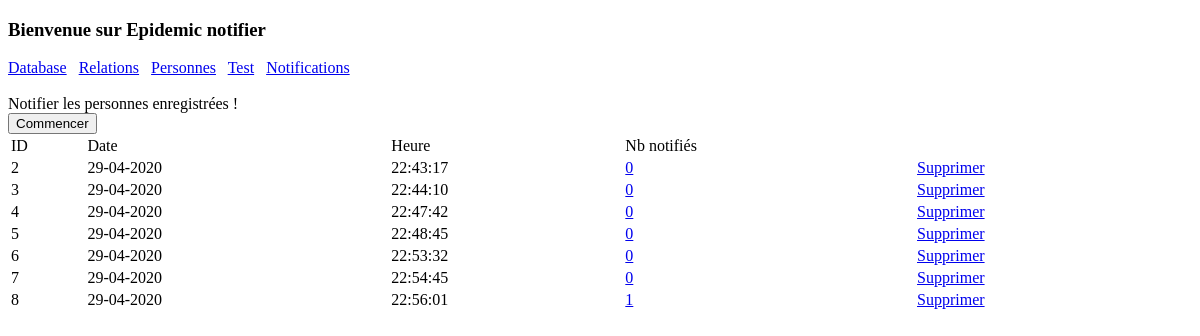
The page /notifications on the database as committed earlier.
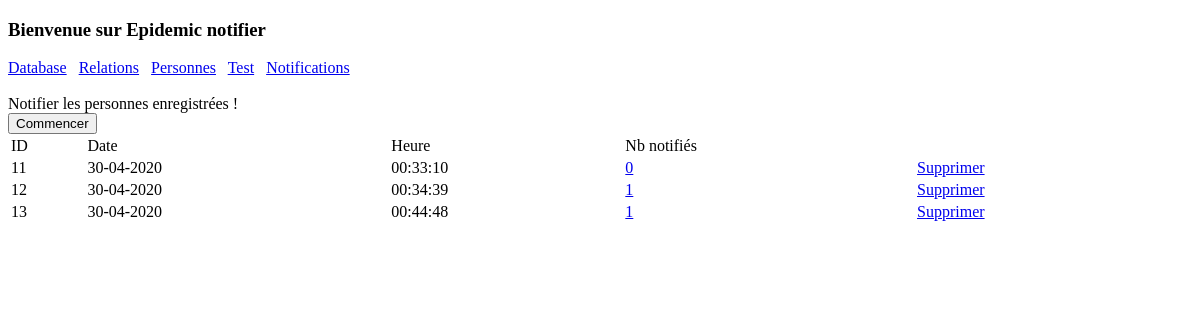
The same page on the database as committed later.
### tables this page shows
CREATE TABLE notifications (
            id integer PRIMARY KEY,
            date_ string,
            heure_ string
            );

### app.py (the view)
@app.route("/notifications")
def home_notification():
    notifications = PNotification().get_notification_pnotifications() #Notification().get_all()
    return render_template("/notification.html", notifications=notifications)

### treatment/db/notification.py (called while the page is built)
    def get_all(self):
        self.cur.execute("SELECT  * FROM notifications ORDER BY id ASC")
        rows = self.cur.fetchall()
        return [RNotification(row[0], row[1], row[2]) for row in rows]

### treatment/db/personne_notification.py (called while the page is built)
    def get_notification_nb_pnotification(self, notification_id):
        r = "SELECT COUNT(*) FROM personne_notifications WHERE notification_id={}".format(notification_id) #?"
        self.cur.execute(r)#, str(notification_id))
        row = self.cur.fetchone()
        return row[0]

    def get_notification_pnotifications(self, notification_id=None):
        notifications = Notification().get_all() if notification_id is None else [Notification().get_one(notification_id)]
        n_dict = []
        for n in notifications:
            n_pn = RPNNotification(n.id, n.date_, n.heure_, self.get_notification_nb_pnotification(n.id))
            n_dict.append(n_pn)
        return n_dict

### templates/notification.html
<!DOCTYPE html>
<html>
  <head>
    {% include 'inc/header.html' %}
  </head>
  <body>
    {% include 'inc/header_menu.html' %}
    Notifier les personnes enregistrées !
    <form action="/notifications" method="POST">
    	<input type="submit" value="Commencer" onclick="javascript:return confirm('Etes-vous sûr?');" />
    </form>
    <table width="100%">
      <thead>
        <td>ID</td>
        <td>Date</td>
        <td>Heure</td>
        <td>Nb notifiés</td>
        <td></td>
      </thead>
      <tbody>
        {% if notifications %}
          {% for n in notifications %}
            <tr>
              <td>{{ n.id }}</td>
              <td>{{ n.date_ }}</td>
              <td>{{ n.heure_ }}</td>
              <td><a href="notifications/{{ n.id }}" title="Nombre de personnes notifiées">{{ n.nb_notifies }}</a></td>
              <td><a href="notifications/delete/{{ n.id }}" onclick="javascript:return confirm('Etes-vous sûr?');">Supprimer</a></td>
            </tr>
          {% endfor %}
        {% else %}
          <tr><td colspan="5">No result!</td></tr>
        {% endif %}
      </tbody>
  </body>
</html>

### templates/inc/header.html (shortened to what this page needs)
    <link rel="stylesheet" href="https://ajax.googleapis.com/ajax/libs/jqueryui/1.12.1/themes/smoothness/jquery-ui.css">

### templates/inc/header_menu.html
<h3>Bienvenue sur Epidemic notifier</h3>
    <div>
        <a href="/db">Database</a>&nbsp;&nbsp;
        <a href="/relations">Relations</a>&nbsp;&nbsp;
        <a href="/personnes">Personnes</a>&nbsp;&nbsp;
        <a href="/tests">Test</a>&nbsp;&nbsp;
        <a href="/notifications">Notifications</a>&nbsp;&nbsp;
    </div>
    <br/>

Rows that differ between the two databases and show on the page:
removed notifications: id "2", date_ "29-04-2020", heure_ "22:43:17", nb_notifies "0"
removed notifications: id "3", date_ "29-04-2020", heure_ "22:44:10", nb_notifies "0"
removed notifications: id "4", date_ "29-04-2020", heure_ "22:47:42", nb_notifies "0"
removed notifications: id "5", date_ "29-04-2020", heure_ "22:48:45", nb_notifies "0"
removed notifications: id "6", date_ "29-04-2020", heure_ "22:53:32", nb_notifies "0"
removed notifications: id "7", date_ "29-04-2020", heure_ "22:54:45", nb_notifies "0"
removed notifications: id "8", date_ "29-04-2020", heure_ "22:56:01", nb_notifies "1"
added notifications: id "11", date_ "30-04-2020", heure_ "00:33:10", nb_notifies "0"
added notifications: id "12", date_ "30-04-2020", heure_ "00:34:39", nb_notifies "1"
added notifications: id "13", date_ "30-04-2020", heure_ "00:44:48", nb_notifies "1"
